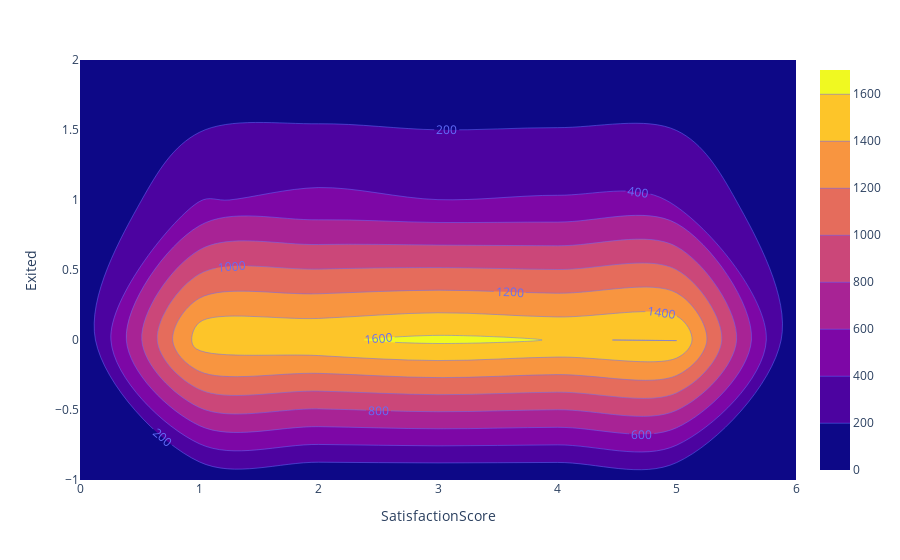

Notebook cell for this chart:
### Markdown cell above
<h4>From the above figure</h4>

              when compare the both male and female churn data , female are highly churn  then the male

### Code cell
fig=px.density_contour(data,y="Exited",x="SatisfactionScore",height=500)
fig.update_traces(contours_coloring="fill", contours_showlabels = True)
fig.show()

### Figure 1 — Plotly figure (JSON) as saved in the notebook; plotly's stock layout.template omitted (floating-point values rounded to 4 significant figures; data arrays with more than 128 entries replaced by an {"elided": "..."} marker saying what was removed)
{"data": [{"autocontour": true, "contours": {"coloring": "fill", "end": 1600, "showlabels": true, "size": 200, "start": 200}, "hovertemplate": "SatisfactionScore=%{x}<br>Exited=%{y}<br>count=%{z}<extra></extra>", "legendgroup": "", "line": {"color": "#636efa"}, "name": "", "showlegend": false, "type": "histogram2dcontour", "x": {"elided": "10000 int values"}, "xaxis": "x", "xbingroup": "x", "y": {"elided": "10000 int values"}, "yaxis": "y", "ybingroup": "y"}], "layout": {"autosize": true, "legend": {"tracegroupgap": 0}, "margin": {"t": 60}, "xaxis": {"anchor": "y", "autorange": true, "domain": [0, 1], "range": [0, 6], "title": {"text": "SatisfactionScore"}, "type": "linear"}, "yaxis": {"anchor": "x", "autorange": true, "domain": [0, 1], "range": [-1, 2], "title": {"text": "Exited"}, "type": "linear"}}}
